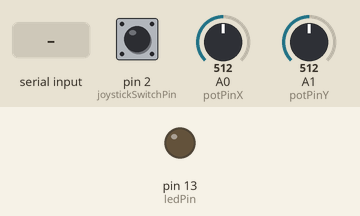
The sketch below on a simulated Arduino Uno, built with avr-gcc and run on an emulated ATmega328P. Shown: output pins drawn as LEDs (lit = HIGH). Inputs (shaded band) come from the test bench; at power-on: pin 2 (joystickSwitchPin) HIGH, A0 (potPinX) = 512, A1 (potPinY) = 512. What the sketch prints to the serial monitor is not drawn.

Above: at 1.2 s.
1.3 s: "LED_ON\n" received over Serial
At 2.5 s:
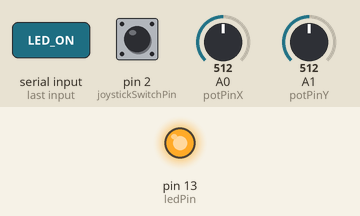
2.8 s: "LED_OFF\n" received over Serial
At 3.4 s:
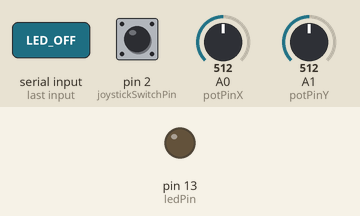
Timing chart, 0 to 5.8 s (numbered marks = the images above; inputs shaded):
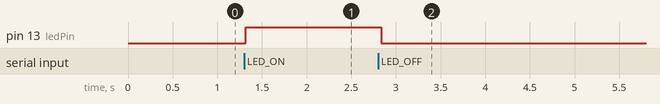

Measured:
- after the input at 1.3 s, pin 13 (ledPin): LOW → HIGH at once
- after the input at 2.8 s, pin 13 (ledPin): HIGH → LOW at once

The sketch:

PaintArdunioSchacht.ino
```cpp
//Andrew Schacht
//Youtube link - https://www.youtube.com/watch?v=lh9-_NFUgcg
//Github - https://github.com/AndrewSchacht/csc2463/tree/main/PaintArduino
//Github Pages - https://andrewschacht.github.io/csc2463/PaintArduino/index.html

const int potPinX = A0;
const int potPinY = A1;
const int joystickSwitchPin = 2;
const int ledPin = LED_BUILTIN;

int potValueX = 0;
int potValueY = 0;
int joystickSwitchState = 0;

void setup() {
  pinMode(joystickSwitchPin, INPUT_PULLUP);
  pinMode(ledPin, OUTPUT);
  Serial.begin(9600);
}

void loop() {
  potValueX = analogRead(potPinX);
  potValueY = analogRead(potPinY);
  joystickSwitchState = digitalRead(joystickSwitchPin);
  joystickSwitchState = !joystickSwitchState;

  Serial.print(potValueX);
  Serial.print(",");
  Serial.print(potValueY);
  Serial.print(",");
  Serial.println(joystickSwitchState);

  // Check for incoming serial commands
  if (Serial.available() > 0) {
    String command = Serial.readStringUntil('\n');
    command.trim();

    // Turn on the LED when the "LED_ON" command is received
    if (command == "LED_ON") {
      digitalWrite(ledPin, HIGH);
    }
    // Turn off the LED when the "LED_OFF" command is received
    else if (command == "LED_OFF") {
      digitalWrite(ledPin, LOW);
    }
  }

  delay(50);
}
```
